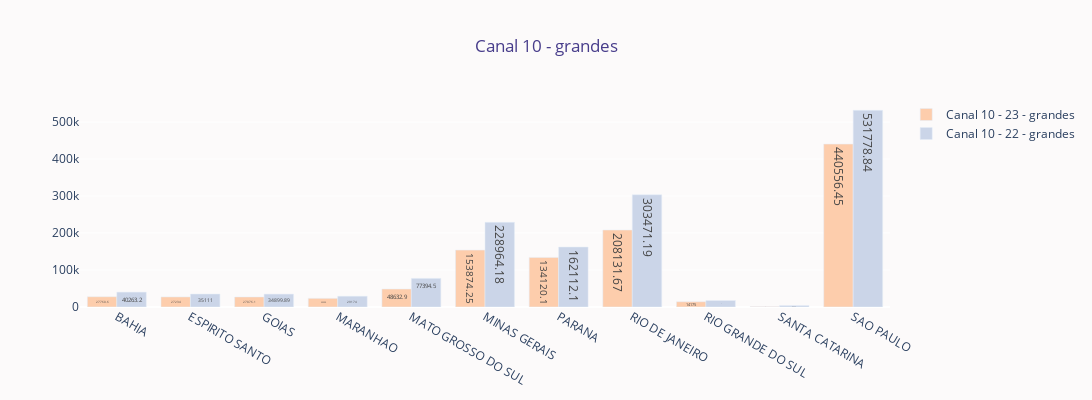

Write notebook code for a chart like this one.
### Code cell
qd =  grandes10_23.groupby(by='NOM_ESTADO_dest')['VolANP'].sum()
qo =  grandes10_22.groupby(by='NOM_ESTADO_dest')['VolANP'].sum()
qd = round(qd, 2)
qo = round(qo, 2)

trace1 = go.Bar(y=qd.values,
                x=qd.index,
                name = "Canal 10 - 23 - grandes",
                marker= dict (color ='#fdcdac' ),
                text=qd.values,
                orientation='v'
              )

trace2 = go.Bar(y=qo.values,
                x=qo.index,
                name = "Canal 10 - 22 - grandes",
                marker={'color' : '#cbd5e8'},
                text=qo.values,
                orientation='v'
              )



layout = go.Layout(
title= 'Canal 10 - grandes' ,
#barmode = 'stack',
width=1300,
height=450
)
#data = [trace0,trace1,trace2]
data = [trace1,trace2]
figure2 = go.Figure(data=data, layout=layout)
# Hide grid lines
figure2.update_xaxes(showgrid=False)
figure2.update_yaxes(showgrid=True)
figure2.update_layout(
    autosize=False,
    width= 1300,
    height=400
)
figure2.update_traces(textposition='inside')
figure2.update_yaxes(showticklabels=True)
figure2.update_layout(
        title = {"x": .5, "y": .90, "font": {"color":"darkslateblue"}},
        plot_bgcolor = "#fcfafa",
        paper_bgcolor = "#fcfafa"
    )
figure2.update_xaxes(tickangle=30)

### Figure 1 — Plotly figure (JSON) as saved in the notebook; plotly's stock layout.template omitted (floating-point values rounded to 4 significant figures)
{"data": [{"marker": {"color": "#fdcdac"}, "name": "Canal 10 - 23 - grandes", "orientation": "v", "text": [27760.0, 27234, 27080.0, 23390, 48630.0, 153900.0, 134100.0, 208100.0, 14175, 1086, 440600.0], "textposition": "inside", "type": "bar", "x": ["BAHIA", "ESPIRITO SANTO", "GOIAS", "MARANHAO", "MATO GROSSO DO SUL", "MINAS GERAIS", "PARANA", "RIO DE JANEIRO", "RIO GRANDE DO SUL", "SANTA CATARINA", "SAO PAULO"], "y": [27760.0, 27234, 27080.0, 23390, 48630.0, 153900.0, 134100.0, 208100.0, 14175, 1086, 440600.0]}, {"marker": {"color": "#cbd5e8"}, "name": "Canal 10 - 22 - grandes", "orientation": "v", "text": [40260.0, 35111, 34900.0, 29174, 77390.0, 229000.0, 162100.0, 303500.0, 17505, 3966, 531800.0], "textposition": "inside", "type": "bar", "x": ["BAHIA", "ESPIRITO SANTO", "GOIAS", "MARANHAO", "MATO GROSSO DO SUL", "MINAS GERAIS", "PARANA", "RIO DE JANEIRO", "RIO GRANDE DO SUL", "SANTA CATARINA", "SAO PAULO"], "y": [40260.0, 35111, 34900.0, 29174, 77390.0, 229000.0, 162100.0, 303500.0, 17505, 3966, 531800.0]}], "layout": {"autosize": false, "height": 400, "paper_bgcolor": "#fcfafa", "plot_bgcolor": "#fcfafa", "title": {"font": {"color": "darkslateblue"}, "text": "Canal 10 - grandes", "x": 0.5, "y": 0.9}, "width": 1300, "xaxis": {"showgrid": false, "tickangle": 30}, "yaxis": {"showgrid": true, "showticklabels": true}}}
